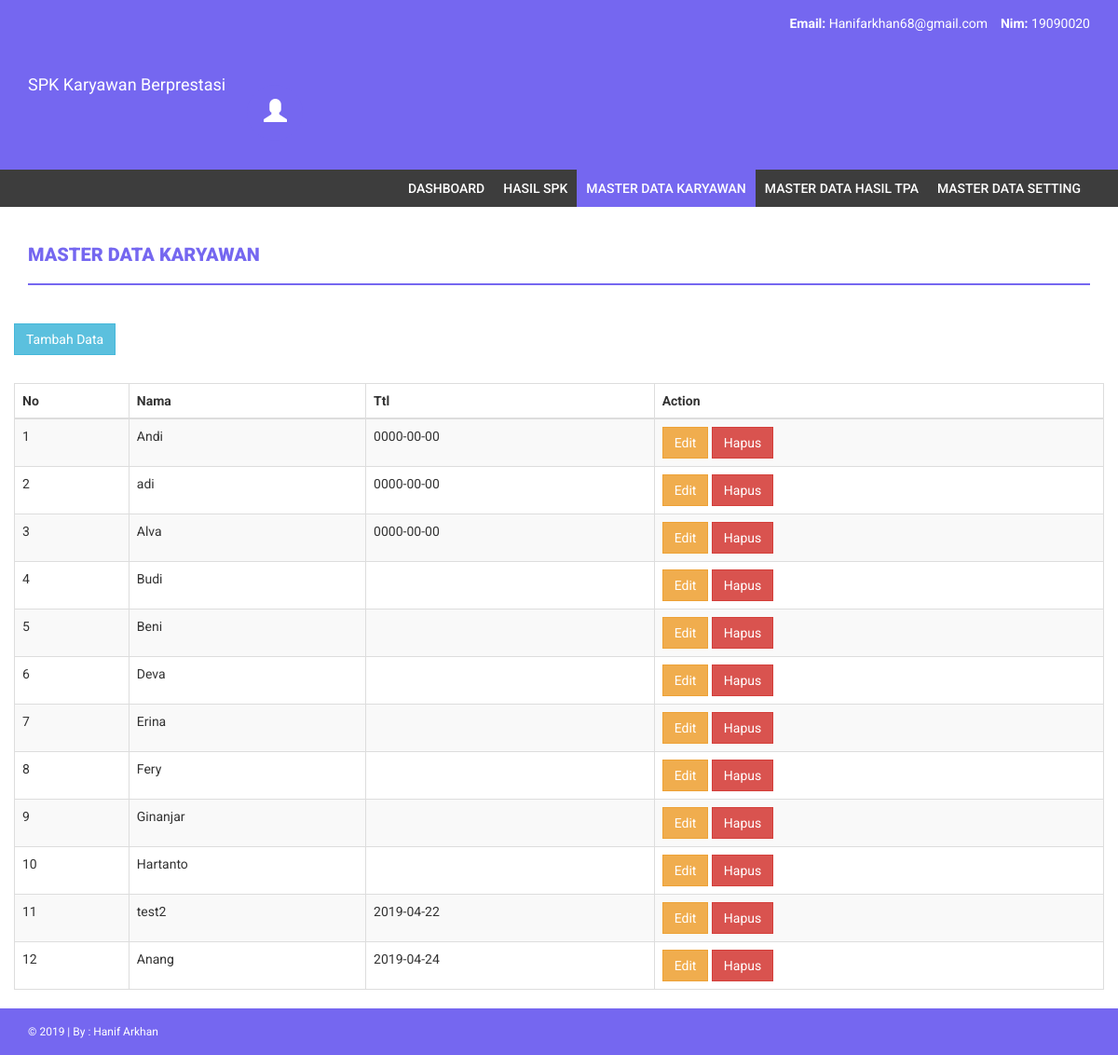
Screenshot of /karyawan_show.php (signed in) with the database file from the repository.
### tables this page shows
CREATE TABLE `calon_karyawan` (
  `id_calon_kr` int(11) NOT NULL,
  `nama` varchar(64) DEFAULT NULL,
  `foto` varchar(64) DEFAULT NULL,
  `ttl` date DEFAULT NULL,
  `skill` text,
  `pengalaman` text
);

### db/db_config.php (called while the page is built, shortened)
<?php
	class database extends PDO{
		protected $dsn = 'mysql:host=localhost;dbname=db_spk';
		protected $dsu = 'root';
		protected $dsp = '';
		private $cmd = '';
		function __construct(){
			try {
				$this->db = new PDO($this->dsn,$this->dsu,$this->dsp);
			} catch (PDOException $e) {
				echo $e->getMessage();
			}
		}
		function select($c,$t){
			$this->cmd = "select $c from $t";
			return $this;
		}
		function get(){
			$q = $this->db->prepare($this->cmd);
			$q->execute();
			return $q->fetchAll();
		}
	}
?>

### karyawan_show.php (the view, shortened to what this page needs)
<?php include 'partials/header.php';?>
    <div class="content">
        <div class="container">
            <div class="row">
                <div class="col-md-12">
                    <br>
                    <h4 class="page-head-line">Master Data Karyawan</h4>
                </div>
            </div>
            <div class="row">
                <div class="col-md-12">
                </div>
            </div>
            <div class="row">
                <div><a href="input_karyawan.php" class="btn btn-info">Tambah Data</a></div>
                <br>
                <div class="table-responsive">
                    <table class="table table-striped table-bordered">
                        <thead>
                            <tr>
                                <th>No</th>
                                <th>Nama</th>
                                <th>Ttl</th>
                                <th>Action</th>
                            </tr>
                        </thead>
                        <tbody>
                            <?php $no=1; foreach($db->select('*','calon_karyawan')->get() as $data): ?>
                            <tr>
                                <td><?= $no;?></td>
                                <td><?= $data['nama']?></td>
                                <td><?= $data['ttl']?></td>
                                <td>
                                    <a class="btn btn-warning" href="edit_karyawan.php?id=<?php echo $data[0]?>">Edit</a>
                                    <a class="btn btn-danger" href="model/do_delete_ck.php?id=<?php echo $data[0]?>">Hapus</a>
                                </td>
                            </tr>
                            <?php $no++; endforeach; ?>
                        </tbody>
                    </table>
                </div>
            </div>
        </div>
    </div>
<?php include 'partials/footer.php'; ?>

### assets/css/style.css (style rules this page uses)
body { font-family: 'Roboto', sans-serif; line-height: 30px; }
.page-head-line { font-weight: 900; padding-bottom: 20px; border-bottom: 2px solid #7567f0; text-transform: uppercase; color: #7567f0; font-size: 20px; margin-bottom: 40px; }
.btn { border-radius: 0px; -webkit-border-radius: 0px; -moz-border-radius: 0px; }

### rows the page displays
calon_karyawan: nama "Andi", ttl "0000-00-00"
calon_karyawan: nama "adi", ttl "0000-00-00"
calon_karyawan: nama "Alva", ttl "0000-00-00"
calon_karyawan: nama "Budi"
calon_karyawan: nama "Beni"
calon_karyawan: nama "Deva"
calon_karyawan: nama "Erina"
calon_karyawan: nama "Fery"
calon_karyawan: nama "Ginanjar"
calon_karyawan: nama "Hartanto"
calon_karyawan: nama "test2", ttl "2019-04-22"
calon_karyawan: nama "Anang", ttl "2019-04-24"
